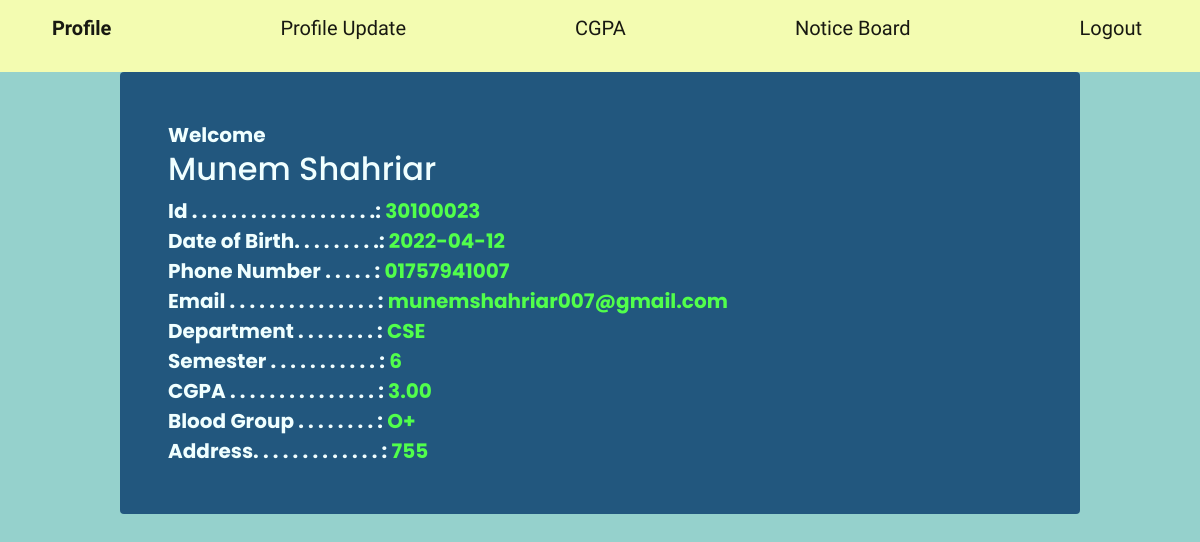
/student_profile.php (signed in), run on the app's committed database.
### tables this page shows
CREATE TABLE `student_user` (
  `id` int(11) NOT NULL,
  `fname` varchar(40) NOT NULL,
  `lname` varchar(40) DEFAULT NULL,
  `birth_date` date DEFAULT NULL,
  `studentphone` varchar(20) DEFAULT NULL,
  `studentemail` varchar(100) DEFAULT NULL,
  `dept` char(3) DEFAULT NULL,
  `semester` char(1) DEFAULT NULL,
  `cgpa` decimal(3,2) DEFAULT NULL,
  `blood_group` char(3) DEFAULT NULL,
  `addr` varchar(255) DEFAULT NULL,
  `studentgender` varchar(6) NOT NULL,
  `studentnid` int(20) NOT NULL,
  `studentbirth_cert` int(20) NOT NULL,
  `studentuser` varchar(100) DEFAULT NULL,
  `studentpass` varchar(100) DEFAULT NULL,
  `added_by` varchar(40) NOT NULL
);

### student_profile.php (the view, shortened to what this page needs)
<?php
    require_once('configure.php');
?>
<!DOCTYPE html>
<html lang="en">
<head>
    <link href="https://cdn.jsdelivr.net/npm/bootstrap@5.1.3/dist/css/bootstrap.min.css" rel="stylesheet"
>
    <link rel="stylesheet" href="update.css">
    <link rel="stylesheet" href="navfont.css">
    <link rel="stylesheet" href="student.css">
</head>
<body>
    <header>
        <nav class="navbar navbar-light">
            <div class="container">
                <a class="navbar-brand fw-bolder" href="student_profile.php">
                    <p>&nbsp; Profile</p>
                </a>
                <a class="navbar-brand" href="student_profile_update.php">
                    <p>&nbsp; Profile Update</p>
                </a>
                <a class="navbar-brand" href="student_cgpa.php">
                    <p>&nbsp; CGPA</p>
                </a>
                <a class="navbar-brand" href="student_notice.php">
                    <p>&nbsp; Notice Board</p>
                </a>
                <a class="navbar-brand" href="student_logout.php">
                    <p>&nbsp; Logout</p>
                </a>
            </div>
        </nav>
    </header>
    <main class="container mx-auto border border-0 rounded rounded-2 p-5" style="width: 80%;">
        <?php
            $user = $_SESSION['username'];
            $select = mysqli_query($con, "SELECT * FROM student_user WHERE id = $user");
            $row = mysqli_fetch_array($select);
            echo "<strong>Welcome </strong><h2>",ucwords($row['fname'])," ",ucwords($row['lname']),"</h2>";
            if(is_array($row))
            {
                echo
                "<strong>Id .  . . . . . . . . . . . . . . . . . .: </strong><span>", $row['id'],"</span><br>",
                "<strong>Date of Birth. . . . . . . . .: </strong><span>",$row['birth_date'],"</span><br>","<strong>Phone Number .  . . . . : </strong><span>",$row['studentphone'],"</span><br>","<strong>Email . . . . . . . . . . . . . . . : </strong><span>",$row['studentemail'],"</span><br>",
                "<strong>Department  . . . . . . . . : </strong><span>",$row['dept'],"</span><br>",
                "<strong>Semester . . . . . . . . . . . : </strong><span>",$row['semester'],"</span><br>",
                "<strong>CGPA . . . . . . . . . . . . . . . : </strong><span>",$row['cgpa'],"</span><br>",
                "<strong>Blood Group  . . . . . . . . : </strong><span>",$row['blood_group'],"</span><br>","<strong>Address. . . . . . . . . . . . . : </strong><span>",$row['addr'],"</span><br>";
            }
            ?>
    </main>
</body>
</html>

### update.css (style rules this page uses)
strong { font-weight: 700; font-family: 'Poppins', sans-serif; font-size: 20px; }
main { font-weight: 700; font-family: 'Poppins', sans-serif; }

### student.css (style rules this page uses)
body { background-color: #95D1CC; }
nav { background-color: #faffafef; }
main { background-color: #22577E; }
strong, h4, h2 { color: azure; }
span { color: rgb(81, 255, 75); font-weight: 700; font-family: 'Poppins', sans-serif; font-size: 20px; }

### data on the page
student_user: fname "Munem", lname "Shahriar", id "30100023", birth_date "2022-04-12", studentphone "01757941007", studentemail "munemshahriar007@gmail.com", dept "CSE", semester "6", cgpa "3.00", blood_group "O+", addr "755"
